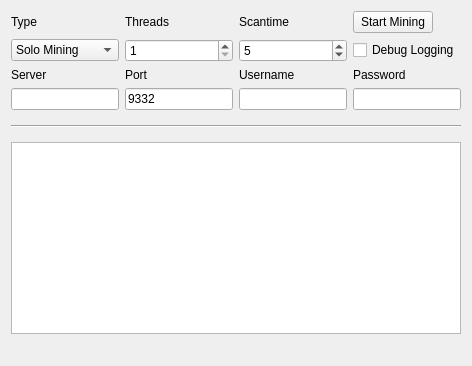
<?xml version="1.0" encoding="UTF-8"?>
<ui version="4.0">
 <class>MiningPage</class>
 <widget class="QWidget" name="MiningPage">
  <property name="CACAmetry">
   <rect>
    <x>0</x>
    <y>0</y>
    <width>780</width>
    <height>636</height>
   </rect>
  </property>
  <property name="windowTitle">
   <string>Mining</string>
  </property>
  <layout class="QGridLayout" name="gridLayout">
   <property name="sizeConstraint">
    <enum>QLayout::SetMaximumSize</enum>
   </property>
   <item row="7" column="1">
    <widget class="QLineEdit" name="serverLine">
     <property name="enabled">
      <bool>true</bool>
     </property>
    </widget>
   </item>
   <item row="6" column="3">
    <widget class="QLabel" name="usernameLabel">
     <property name="enabled">
      <bool>true</bool>
     </property>
     <property name="text">
      <string>Username</string>
     </property>
    </widget>
   </item>
   <item row="6" column="1">
    <widget class="QLabel" name="serverLabel">
     <property name="enabled">
      <bool>true</bool>
     </property>
     <property name="text">
      <string>Server</string>
     </property>
    </widget>
   </item>
   <item row="7" column="3">
    <widget class="QLineEdit" name="usernameLine">
     <property name="enabled">
      <bool>true</bool>
     </property>
     <property name="text">
      <string/>
     </property>
    </widget>
   </item>
   <item row="6" column="4">
    <widget class="QLabel" name="passwordLabel">
     <property name="enabled">
      <bool>true</bool>
     </property>
     <property name="text">
      <string>Password</string>
     </property>
    </widget>
   </item>
   <item row="6" column="2">
    <widget class="QLabel" name="portLabel">
     <property name="enabled">
      <bool>true</bool>
     </property>
     <property name="text">
      <string>Port</string>
     </property>
    </widget>
   </item>
   <item row="3" column="4">
    <widget class="QPushButton" name="startButton">
     <property name="sizePolicy">
      <sizepolicy hsizetype="Fixed" vsizetype="Fixed">
       <horstretch>0</horstretch>
       <verstretch>0</verstretch>
      </sizepolicy>
     </property>
     <property name="text">
      <string>Start Mining</string>
     </property>
    </widget>
   </item>
   <item row="8" column="1" colspan="4">
    <widget class="Line" name="line">
     <property name="sizePolicy">
      <sizepolicy hsizetype="Minimum" vsizetype="Fixed">
       <horstretch>0</horstretch>
       <verstretch>0</verstretch>
      </sizepolicy>
     </property>
     <property name="minimumSize">
      <size>
       <width>0</width>
       <height>20</height>
      </size>
     </property>
     <property name="orientation">
      <enum>Qt::Horizontal</enum>
     </property>
    </widget>
   </item>
   <item row="13" column="1" colspan="4">
    <widget class="QListWidget" name="list">
     <property name="autoScrollMargin">
      <number>100000</number>
     </property>
     <property name="dragDropMode">
      <enum>QAbstractItemView::DragOnly</enum>
     </property>
     <property name="selectionMode">
      <enum>QAbstractItemView::NoSelection</enum>
     </property>
     <property name="movement">
      <enum>QListView::Snap</enum>
     </property>
     <property name="batchSize">
      <number>10</number>
     </property>
    </widget>
   </item>
   <item row="14" column="1" colspan="2">
    <widget class="QLabel" name="shareCount">
     <property name="font">
      <font>
       <pointsize>10</pointsize>
       <weight>75</weight>
       <bold>true</bold>
      </font>
     </property>
     <property name="text">
      <string/>
     </property>
    </widget>
   </item>
   <item row="3" column="3">
    <widget class="QLabel" name="scantimeLabel">
     <property name="enabled">
      <bool>true</bool>
     </property>
     <property name="layoutDirection">
      <enum>Qt::LeftToRight</enum>
     </property>
     <property name="text">
      <string>Scantime</string>
     </property>
    </widget>
   </item>
   <item row="3" column="2">
    <widget class="QLabel" name="threadsLabel">
     <property name="enabled">
      <bool>true</bool>
     </property>
     <property name="text">
      <string>Threads</string>
     </property>
    </widget>
   </item>
   <item row="4" column="4">
    <widget class="QCheckBox" name="debugCheckBox">
     <property name="text">
      <string>Debug Logging</string>
     </property>
    </widget>
   </item>
   <item row="3" column="1">
    <widget class="QLabel" name="typeLabel">
     <property name="text">
      <string>Type</string>
     </property>
    </widget>
   </item>
   <item row="4" column="2">
    <widget class="QSpinBox" name="threadsBox">
     <property name="enabled">
      <bool>true</bool>
     </property>
     <property name="minimum">
      <number>1</number>
     </property>
     <property name="maximum">
      <number>99</number>
     </property>
     <property name="singleStep">
      <number>1</number>
     </property>
    </widget>
   </item>
   <item row="4" column="1">
    <widget class="QComboBox" name="typeBox">
     <property name="editable">
      <bool>false</bool>
     </property>
     <property name="currentIndex">
      <number>0</number>
     </property>
     <item>
      <property name="text">
       <string>Solo Mining</string>
      </property>
     </item>
     <item>
      <property name="text">
       <string>Pool Mining</string>
      </property>
     </item>
    </widget>
   </item>
   <item row="4" column="3">
    <widget class="QSpinBox" name="scantimeBox">
     <property name="enabled">
      <bool>true</bool>
     </property>
     <property name="minimum">
      <number>1</number>
     </property>
     <property name="value">
      <number>5</number>
     </property>
    </widget>
   </item>
   <item row="7" column="2">
    <widget class="QLineEdit" name="portLine">
     <property name="enabled">
      <bool>true</bool>
     </property>
     <property name="text">
      <string>9332</string>
     </property>
     <property name="value" stdset="0">
      <number>9332</number>
     </property>
    </widget>
   </item>
   <item row="7" column="4">
    <widget class="QLineEdit" name="passwordLine">
     <property name="enabled">
      <bool>true</bool>
     </property>
    </widget>
   </item>
   <item row="14" column="3" colspan="2">
    <widget class="QLabel" name="mineSpeedLabel">
     <property name="sizePolicy">
      <sizepolicy hsizetype="Preferred" vsizetype="Preferred">
       <horstretch>0</horstretch>
       <verstretch>0</verstretch>
      </sizepolicy>
     </property>
     <property name="font">
      <font>
       <pointsize>10</pointsize>
       <weight>75</weight>
       <bold>true</bold>
      </font>
     </property>
     <property name="text">
      <string/>
     </property>
     <property name="alignment">
      <set>Qt::AlignRight|Qt::AlignTrailing|Qt::AlignVCenter</set>
     </property>
    </widget>
   </item>
  </layout>
 </widget>
 <layoutdefault spacing="6" margin="11"/>
 <tabstops>
  <tabstop>startButton</tabstop>
  <tabstop>typeBox</tabstop>
  <tabstop>threadsBox</tabstop>
  <tabstop>scantimeBox</tabstop>
  <tabstop>serverLine</tabstop>
  <tabstop>portLine</tabstop>
  <tabstop>usernameLine</tabstop>
  <tabstop>passwordLine</tabstop>
  <tabstop>debugCheckBox</tabstop>
  <tabstop>list</tabstop>
 </tabstops>
 <resources/>
 <connections/>
</ui>
